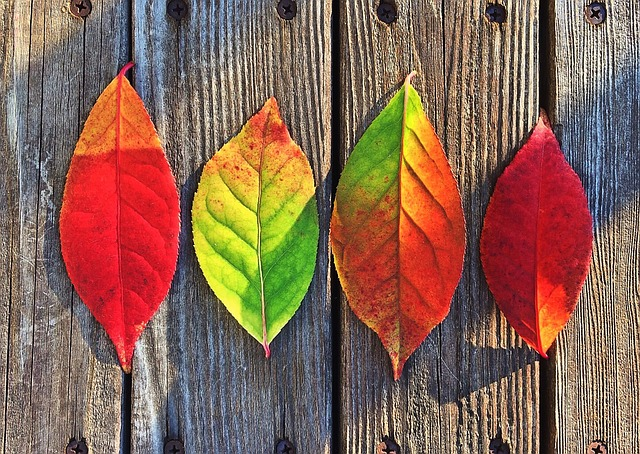
#> input picture media/Leaves.jpg, 640 x 454 px
$ python image_blending.py
#> lines starting #> are read from the running program, lines starting #| are printed output that depends on the picture
import cv2

image1 = cv2.imread('media/Leaves.jpg')
#> image1 is the input picture: shape (454, 640, 3); mean B, G, R 83.7, 100.6, 136.6
image2 = cv2.imread('media/Lion.jpg')
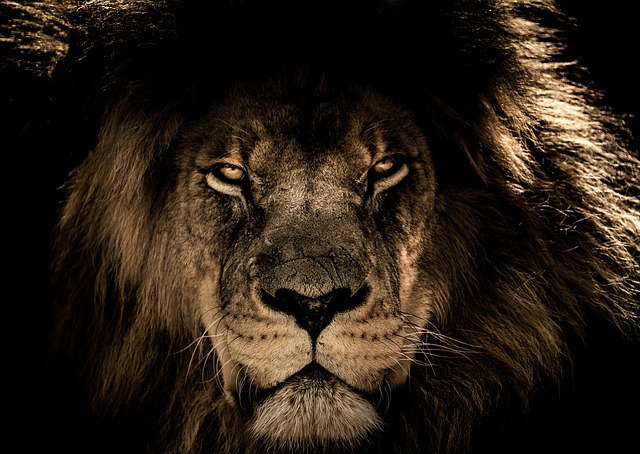
#> input picture media/Lion.jpg, 640 x 454 px
#> image2 is the input picture: shape (454, 640, 3); mean B, G, R 20.6, 30.7, 41.5

image3 = cv2.addWeighted(image1,0.3,image2,0.7,0)
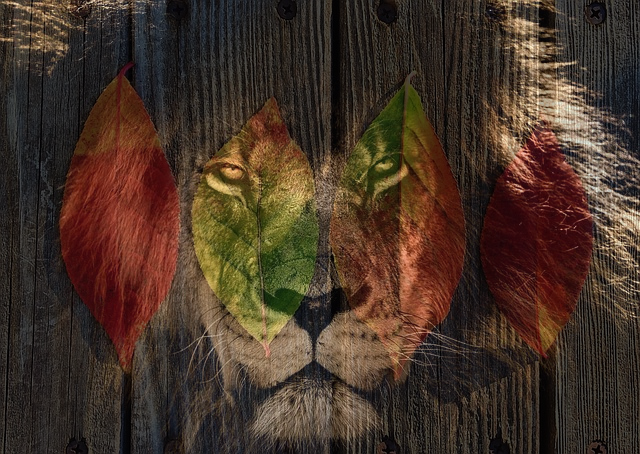
#> image3: shape (454, 640, 3); mean B, G, R 39.5, 51.7, 70

cv2.imshow('Image', image3)
cv2.waitKey(0)
cv2.destroyAllWindows()
